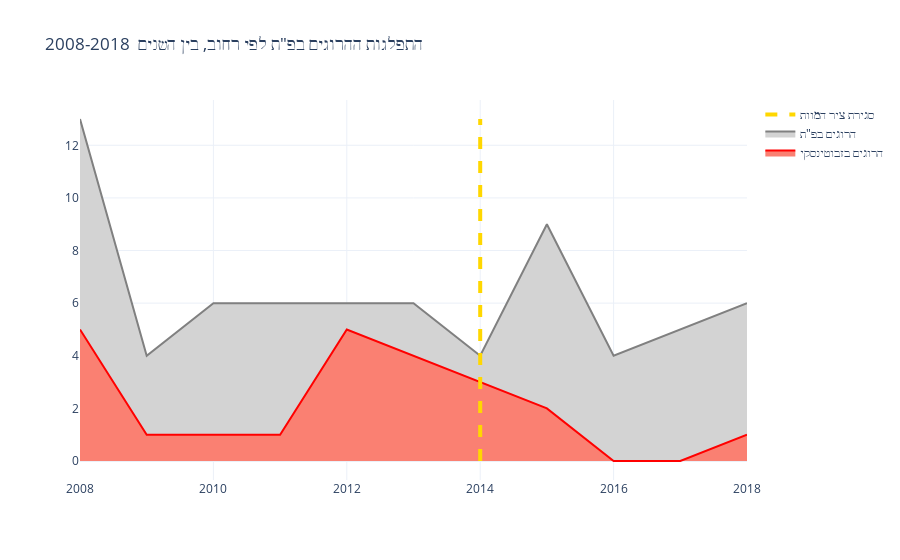

The code cell stored with this chart in its notebook:
### Markdown cell above
### Area plot

### Code cell
d_piv_trace = dict(type='scatter',
             x=list(range(2008,2019)),
             y=d_piv_fatal_list,
             mode='lines',
             name='הרוגים בזבוטינסקי',
             fill='tonexty',
             marker=dict(color='red'),      
             fillcolor = 'salmon')

rest_trace = dict(type='scatter',
             x=pt_fatal_by_year.index,
             y=pt_fatal_by_year.values,
             mode='lines',
             name='הרוגים בפ"ת',
             fill='tonexty',
             marker=dict(color='grey'),
             fillcolor = 'lightgrey')

close_trace = dict(type='scatter',
             x=[2014,2014],
             y=[0,13],
             mode='lines',
             name='סגירת ציר המוות',
             marker=dict(color='gold'),
             line=dict(width=4,dash='dash'))

traces = [d_piv_trace,rest_trace,close_trace] 
    
iplot(go.Figure(traces).update_layout(template='plotly_white',title='2008-2018  התפלגות ההרוגים בפ"ת לפי רחוב, בין השנים'))

### Figure 1 — Plotly figure (JSON) as saved in the notebook; plotly's stock layout.template omitted (floating-point values rounded to 4 significant figures)
{"data": [{"fill": "tonexty", "fillcolor": "salmon", "marker": {"color": "red"}, "mode": "lines", "name": "הרוגים בזבוטינסקי", "type": "scatter", "x": [2008, 2009, 2010, 2011, 2012, 2013, 2014, 2015, 2016, 2017, 2018], "y": [5, 1, 1, 1, 5, 4, 3, 2, 0, 0, 1]}, {"fill": "tonexty", "fillcolor": "lightgrey", "marker": {"color": "grey"}, "mode": "lines", "name": "הרוגים בפ\"ת", "type": "scatter", "x": [2008, 2009, 2010, 2011, 2012, 2013, 2014, 2015, 2016, 2017, 2018], "y": [13, 4, 6, 6, 6, 6, 4, 9, 4, 5, 6]}, {"line": {"dash": "dash", "width": 4}, "marker": {"color": "gold"}, "mode": "lines", "name": "סגירת ציר המוות", "type": "scatter", "x": [2014, 2014], "y": [0, 13]}], "layout": {"title": {"text": "2008-2018  התפלגות ההרוגים בפ\"ת לפי רחוב, בין השנים"}}}
